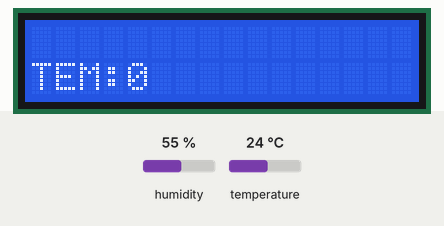
Recording of a sketch running on a simulated ESP8266 (NodeMCU). On the bench: 16×2 character LCD. Inputs (shaded band) come from the test bench; at power-on: humidity 55 %, temperature 24 °C. WiFi joins after 1.5 s; servers stay silent unless stated.

Above: at 1.9 s.

The sketch:

mcudht.ino
```cpp
#include <ESP8266WiFi.h>
#include <BlynkSimpleEsp8266.h>
#include<LiquidCrystal_I2C.h>
#include <dht.h>
#define BLYNK_PRINT Serial
dht DHT;
LiquidCrystal_I2C lcd(0x27,2,1,0,4,5,6,7,3,POSITIVE);
char auth[] = "9f1accc018f94d14a3fefb797e02ab98";
char ssid[] = "note4";
char pass[] = "123456788";
void setup()
{
  Serial.begin(9600);
  pinMode(D4,INPUT);
  Blynk.begin(auth, ssid, pass);
  lcd.begin(16,2);
}

void loop()
{
  int a;
  Blynk.run();

  int d = DHT.read11(D4);

  lcd.setCursor(0,1);
  lcd.print("TEM:");
  lcd.print(d);
  Blynk.virtualWrite(V1,"TEMP:");
  Blynk.virtualWrite(V2,d);
}
```
